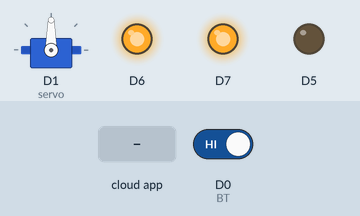
This program was run on a simulated ESP8266 (NodeMCU). Parts: servo, output pins drawn as LEDs (lit = HIGH). The test bench sets the inputs (shaded band); at power-on: D0 (BT) HIGH. WiFi joins after 1.5 s; servers stay silent unless stated; network time is answered at once with the bench clock; the local clock reads 2024-03-15 10:24:30 at power-on unless the program sets it; the Firebase database answers and starts empty; what the program prints to the serial monitor is not drawn.

Above: at 2.8 s.
2.9 s: D0 (BT) driven LOW
At 4.4 s:
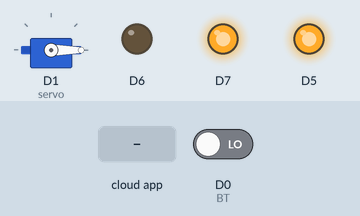
4.9 s: D0 (BT) driven HIGH
At 5.16 s:
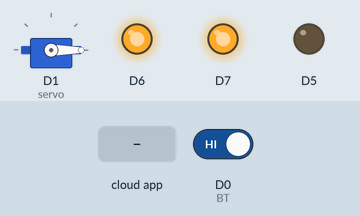
6.8 s: the phone or cloud app sets Proximidad to 0
At 7.8 s:
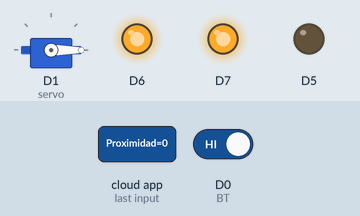
Timing chart, 0 to 9.8 s (numbered marks = the images above; inputs shaded):
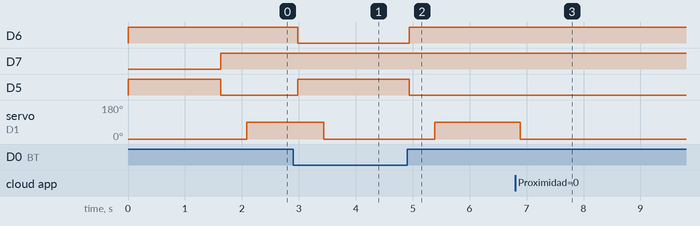

Measured:
- after the input at 2.9 s, D6: HIGH → LOW after 0.08 s; D5: LOW → HIGH after 0.08 s; servo on D1 (servo): 90° → 0° after 0.53 s
- after the input at 4.9 s, D6: LOW → HIGH at once; D5: HIGH → LOW at once; servo on D1 (servo): 0° → 90° after 0.49 s
- after the input at 6.8 s, servo on D1 (servo): 90° → 0° after 0.09 s

The program:

main.cpp
```cpp
#include<Arduino.h>
#include"FirebaseESP8266.h"
#include "ESP8266WiFi.h"
#include <NTPClient.h>
#include <WiFiUdp.h>
#include <Servo.h>

const char* HOST = "aura-iot-c6bc8.firebaseio.com";
const char* SECRET = "nUIJvAcFmcmfJEPpwlFXdTwmLjRjPtFUBbzFfLfk";
const char* SSID = "INFINITUM0AEE_2.4";
const char* KEY = "7909283227";
FirebaseData firebaseData;

WiFiUDP ntpUDP;
NTPClient timeClient(ntpUDP, "pool.ntp.org");

const int BT = D0;
const int ports[3] = {D5,D6,D7};

Servo servo;

bool estaCerca;

int val;

void setup(){
  pinMode(BT, INPUT);

  pinMode(D5, OUTPUT);
  pinMode(D6, OUTPUT);
  pinMode(D7, OUTPUT);


  Serial.begin(9600);
  WiFi.begin(SSID, KEY);
  while ( WiFi.status() != WL_CONNECTED) {
    Serial.println("Connecting...");
    digitalWrite(D5, HIGH);
    digitalWrite(D6, HIGH);
    digitalWrite(D7, LOW);
    delay(800);
  }
  Serial.println("Connected");
  Firebase.begin(HOST, SECRET);
  Serial.println("Firebase online");
  Firebase.reconnectWiFi(true);
  Firebase.enableClassicRequest(firebaseData, true);


  servo.attach(5);
  servo.write(0);

  estaCerca = false;

  timeClient.begin();
  timeClient.setTimeOffset(-21600);
}

void loop(){
  timeClient.update();
  String formattedTime = timeClient.getFormattedTime();

  unsigned long epochTime = timeClient.getEpochTime();
  struct tm *ptm = gmtime ((time_t *)&epochTime);

  int monthDay = ptm -> tm_mday;
  int currentMonth = ptm -> tm_mon + 1;
  int currentYear = ptm ->tm_year + 1900;

  String currentDate = String(currentYear) + "-" + String(currentMonth) + "-" + String(monthDay) + "/" + formattedTime;

  if (digitalRead(BT) == LOW){
    digitalWrite(D5, HIGH);
    digitalWrite(D6, LOW);
    digitalWrite(D7, HIGH);
  }
  else if (digitalRead(BT) == HIGH){
    digitalWrite(D5, LOW);
    digitalWrite(D6, HIGH);
    digitalWrite(D7, HIGH);
  }

  if (!estaCerca && digitalRead(BT) == HIGH){
    Firebase.setBool(firebaseData, "/Cerrojo/Proximidad", true);
    Firebase.pushString(firebaseData, "/Cerrojo/Storage", currentDate + ", Open");
    estaCerca = true;
  }
  else if (estaCerca && digitalRead(BT) == LOW){
    Firebase.setBool(firebaseData, "/Cerrojo/Proximidad", false);
    Firebase.pushString(firebaseData, "/Cerrojo/Storage", currentDate + ", Close");
    estaCerca = false;
  }

  Firebase.getBool(firebaseData, "/Cerrojo/Proximidad");
  val = firebaseData.boolData();
  if (val){
    servo.write(90);
  }
  else{
    servo.write(0);
  }
}
```
